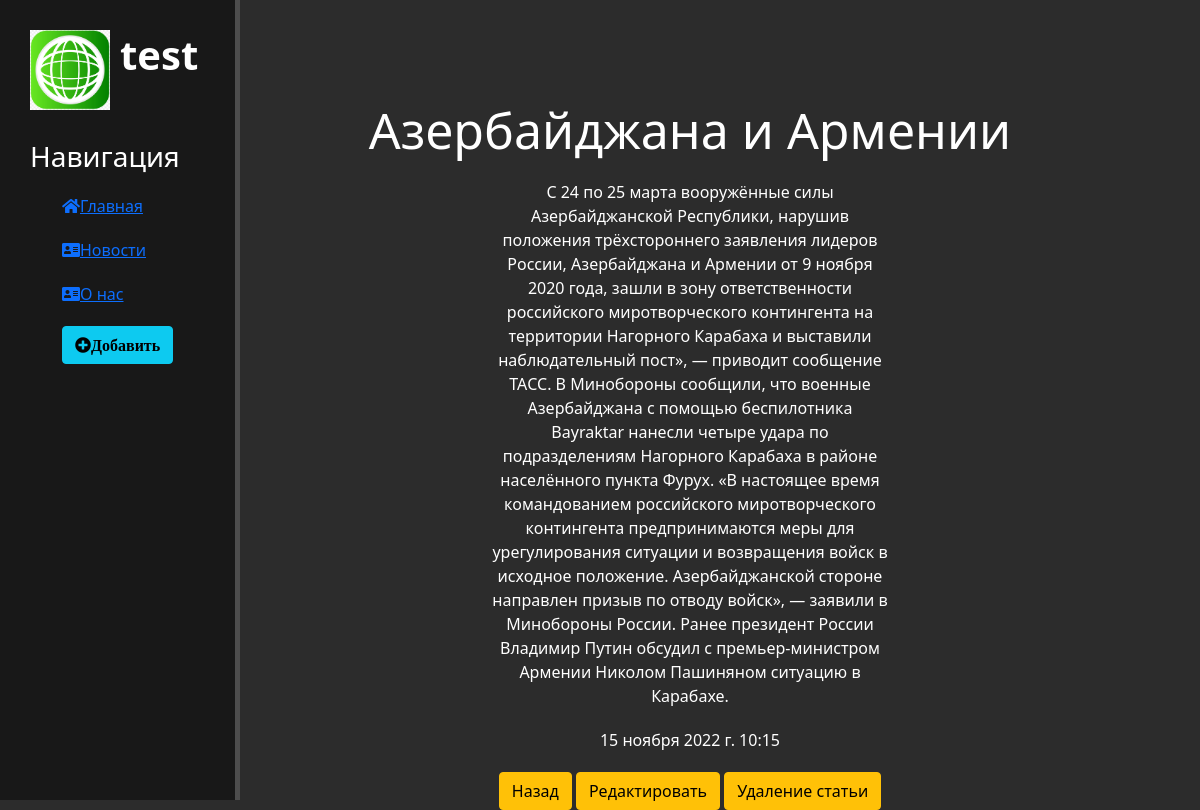
The app's page /news/9 with its own data.
### news/models.py (models this page shows, shortened)
class Articles(models.Model):
    title = models.CharField(verbose_name="Название", max_length=50)
    anons = models.CharField(verbose_name="Анонс", max_length=250)
    full_text = models.TextField(verbose_name='Статья')
    date = models.DateTimeField(verbose_name="Дата публикации")
    class Meta:
        verbose_name = 'Новость',
        verbose_name_plural = 'Новости'

### news/views.py (the view)
# urls.py: path('<int:pk>', views.NewsDetailView.as_view(), name='news_detail'),
class NewsDetailView(DetailView):
    model = Articles
    template_name = 'news/details_view.html'
    context_object_name = 'article'

### news/templates/news/details_view.html (shortened to what this page needs)
{% extends 'main/base.html' %}
{% block content %}
<div class="features">
    <h1>{{ article.title }} </h1>
    <p> {{ article.full_text }}</p>
    <p>{{ article.date }}</p>
    <a href="{% url 'news_home' %}" class="btn btn-warning">Назад</a>
    <a href="{% url 'news_update' article.id %}" class="btn btn-warning">Редактировать</a>
    <a href="{% url 'news_delete' article.id %}" class="btn btn-warning">Удаление статьи</a>
</div>
{% endblock %}

### main/static/main/css/main.css (style rules this page uses)
body { background: #2c2c2c; }
main .features { float: left; color: #fff; margin-top: 100px; text-align: center; width: 75%; }
main .features h1 { font-size: 50px; }
main .features p { max-width: 400px; margin: 20px auto; }

### records on screen
Articles: title "Азербайджана и Армении", full_text "С 24 по 25 марта вооружённые силы Азербайджанской Республики, нарушив положения трёхстороннего заявления лидеров России, Азербайджана и Армении от 9 ноября 2020 года, зашли в зону ответственности российского миротворческого контингента на территории Нагорного Карабаха и выставили наблюдательный пост», — приводит сообщение ТАСС. В Минобороны сообщили, что военные Азербайджана с помощью беспилотника Bayraktar нанесли четыре удара по подразделениям Нагорного Карабаха в районе населённого пункта Фурух. «В настоящее время командованием российского миротворческого контингента предпринимаются меры для урегулирования ситуации и возвращения войск в исходное положение. Азербайджанской стороне…", date "15 ноября 2022 г. 10:15"
